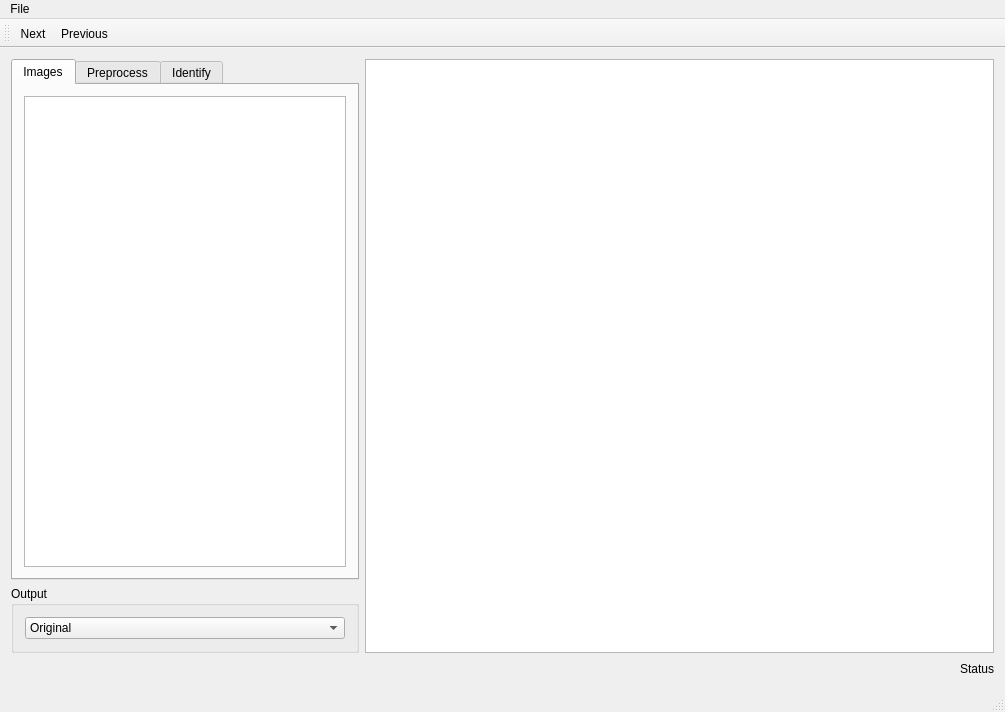
<?xml version="1.0" encoding="UTF-8"?>
<ui version="4.0">
 <class>MainWindow</class>
 <widget class="QMainWindow" name="MainWindow">
  <property name="geometry">
   <rect>
    <x>0</x>
    <y>0</y>
    <width>1005</width>
    <height>712</height>
   </rect>
  </property>
  <property name="windowTitle">
   <string>MainWindow</string>
  </property>
  <widget class="QWidget" name="centralWidget">
   <layout class="QGridLayout" name="gridLayout">
    <item row="0" column="1" rowspan="2">
     <widget class="QGraphicsView" name="graphics_view"/>
    </item>
    <item row="0" column="0">
     <widget class="QTabWidget" name="tabWidget">
      <property name="sizePolicy">
       <sizepolicy hsizetype="Preferred" vsizetype="Expanding">
        <horstretch>0</horstretch>
        <verstretch>0</verstretch>
       </sizepolicy>
      </property>
      <property name="currentIndex">
       <number>0</number>
      </property>
      <widget class="QWidget" name="tab_images">
       <attribute name="title">
        <string>Images</string>
       </attribute>
       <layout class="QVBoxLayout" name="verticalLayout_2">
        <item>
         <widget class="QListWidget" name="list_images"/>
        </item>
       </layout>
      </widget>
      <widget class="QWidget" name="tab_preprocess">
       <attribute name="title">
        <string>Preprocess</string>
       </attribute>
       <layout class="QVBoxLayout" name="verticalLayout">
        <item>
         <widget class="QGroupBox" name="groupBox">
          <property name="title">
           <string>Resize factor</string>
          </property>
          <layout class="QVBoxLayout" name="verticalLayout_3">
           <item>
            <widget class="QDoubleSpinBox" name="spin_resize">
             <property name="decimals">
              <number>3</number>
             </property>
             <property name="minimum">
              <double>0.001000000000000</double>
             </property>
             <property name="singleStep">
              <double>0.050000000000000</double>
             </property>
             <property name="value">
              <double>0.450000000000000</double>
             </property>
            </widget>
           </item>
          </layout>
         </widget>
        </item>
        <item>
         <widget class="QGroupBox" name="color_filter">
          <property name="sizePolicy">
           <sizepolicy hsizetype="Preferred" vsizetype="Preferred">
            <horstretch>0</horstretch>
            <verstretch>0</verstretch>
           </sizepolicy>
          </property>
          <property name="title">
           <string>Color filter</string>
          </property>
          <layout class="QGridLayout" name="gridLayout_2">
           <item row="0" column="0" colspan="2">
            <widget class="QComboBox" name="color_selector">
             <property name="sizePolicy">
              <sizepolicy hsizetype="Preferred" vsizetype="Fixed">
               <horstretch>0</horstretch>
               <verstretch>0</verstretch>
              </sizepolicy>
             </property>
            </widget>
           </item>
           <item row="1" column="0">
            <widget class="QPushButton" name="button_reload_color">
             <property name="text">
              <string>Reload</string>
             </property>
            </widget>
           </item>
           <item row="1" column="1">
            <widget class="QPushButton" name="button_save_color">
             <property name="text">
              <string>Save</string>
             </property>
            </widget>
           </item>
          </layout>
         </widget>
        </item>
        <item>
         <widget class="QGroupBox" name="hsv_filter">
          <property name="sizePolicy">
           <sizepolicy hsizetype="Preferred" vsizetype="Preferred">
            <horstretch>0</horstretch>
            <verstretch>0</verstretch>
           </sizepolicy>
          </property>
          <property name="title">
           <string>HSV filter</string>
          </property>
          <layout class="QFormLayout" name="formLayout">
           <item row="0" column="0">
            <widget class="QLabel" name="label_h">
             <property name="text">
              <string>H min</string>
             </property>
            </widget>
           </item>
           <item row="0" column="1">
            <layout class="QHBoxLayout" name="horizontalLayout">
             <property name="topMargin">
              <number>0</number>
             </property>
             <item>
              <widget class="QSlider" name="th">
               <property name="minimumSize">
                <size>
                 <width>200</width>
                 <height>0</height>
                </size>
               </property>
               <property name="maximum">
                <number>180</number>
               </property>
               <property name="orientation">
                <enum>Qt::Horizontal</enum>
               </property>
              </widget>
             </item>
             <item>
              <widget class="QSpinBox" name="spin_hue_min">
               <property name="maximum">
                <number>180</number>
               </property>
              </widget>
             </item>
            </layout>
           </item>
           <item row="2" column="1">
            <layout class="QHBoxLayout" name="horizontalLayout_2">
             <property name="topMargin">
              <number>0</number>
             </property>
             <property name="rightMargin">
              <number>0</number>
             </property>
             <item>
              <widget class="QSlider" name="tH">
               <property name="sizePolicy">
                <sizepolicy hsizetype="Expanding" vsizetype="Fixed">
                 <horstretch>0</horstretch>
                 <verstretch>0</verstretch>
                </sizepolicy>
               </property>
               <property name="minimumSize">
                <size>
                 <width>200</width>
                 <height>0</height>
                </size>
               </property>
               <property name="maximum">
                <number>180</number>
               </property>
               <property name="orientation">
                <enum>Qt::Horizontal</enum>
               </property>
              </widget>
             </item>
             <item>
              <widget class="QSpinBox" name="spin_hue_max">
               <property name="maximum">
                <number>180</number>
               </property>
              </widget>
             </item>
            </layout>
           </item>
           <item row="2" column="0">
            <widget class="QLabel" name="label_H">
             <property name="text">
              <string>H max</string>
             </property>
            </widget>
           </item>
           <item row="4" column="1">
            <layout class="QHBoxLayout" name="horizontalLayout_3">
             <item>
              <widget class="QSlider" name="ts">
               <property name="minimumSize">
                <size>
                 <width>200</width>
                 <height>0</height>
                </size>
               </property>
               <property name="maximum">
                <number>256</number>
               </property>
               <property name="orientation">
                <enum>Qt::Horizontal</enum>
               </property>
              </widget>
             </item>
             <item>
              <widget class="QSpinBox" name="spin_sat_min">
               <property name="maximum">
                <number>255</number>
               </property>
              </widget>
             </item>
            </layout>
           </item>
           <item row="4" column="0">
            <widget class="QLabel" name="label_s">
             <property name="text">
              <string>S min</string>
             </property>
            </widget>
           </item>
           <item row="5" column="1">
            <layout class="QHBoxLayout" name="horizontalLayout_4">
             <item>
              <widget class="QSlider" name="tS">
               <property name="minimumSize">
                <size>
                 <width>200</width>
                 <height>0</height>
                </size>
               </property>
               <property name="maximum">
                <number>256</number>
               </property>
               <property name="orientation">
                <enum>Qt::Horizontal</enum>
               </property>
              </widget>
             </item>
             <item>
              <widget class="QSpinBox" name="spin_sat_max">
               <property name="maximum">
                <number>255</number>
               </property>
              </widget>
             </item>
            </layout>
           </item>
           <item row="5" column="0">
            <widget class="QLabel" name="label_S">
             <property name="text">
              <string>S max</string>
             </property>
            </widget>
           </item>
           <item row="6" column="1">
            <layout class="QHBoxLayout" name="horizontalLayout_5">
             <item>
              <widget class="QSlider" name="tv">
               <property name="minimumSize">
                <size>
                 <width>200</width>
                 <height>0</height>
                </size>
               </property>
               <property name="maximum">
                <number>256</number>
               </property>
               <property name="orientation">
                <enum>Qt::Horizontal</enum>
               </property>
              </widget>
             </item>
             <item>
              <widget class="QSpinBox" name="spin_val_min">
               <property name="maximum">
                <number>255</number>
               </property>
              </widget>
             </item>
            </layout>
           </item>
           <item row="6" column="0">
            <widget class="QLabel" name="label_v">
             <property name="text">
              <string>V min</string>
             </property>
            </widget>
           </item>
           <item row="7" column="1">
            <layout class="QHBoxLayout" name="horizontalLayout_6">
             <item>
              <widget class="QSlider" name="tV">
               <property name="minimumSize">
                <size>
                 <width>200</width>
                 <height>0</height>
                </size>
               </property>
               <property name="maximum">
                <number>256</number>
               </property>
               <property name="orientation">
                <enum>Qt::Horizontal</enum>
               </property>
              </widget>
             </item>
             <item>
              <widget class="QSpinBox" name="spin_val_max">
               <property name="maximum">
                <number>255</number>
               </property>
              </widget>
             </item>
            </layout>
           </item>
           <item row="7" column="0">
            <widget class="QLabel" name="label_V">
             <property name="text">
              <string>V max</string>
             </property>
            </widget>
           </item>
          </layout>
         </widget>
        </item>
        <item>
         <spacer name="verticalSpacer">
          <property name="orientation">
           <enum>Qt::Vertical</enum>
          </property>
          <property name="sizeHint" stdset="0">
           <size>
            <width>0</width>
            <height>1000</height>
           </size>
          </property>
         </spacer>
        </item>
       </layout>
      </widget>
      <widget class="QWidget" name="tab_2">
       <attribute name="title">
        <string>Identify</string>
       </attribute>
      </widget>
     </widget>
    </item>
    <item row="1" column="0">
     <widget class="QGroupBox" name="groupBox_2">
      <property name="title">
       <string>Output</string>
      </property>
      <layout class="QVBoxLayout" name="verticalLayout_4">
       <item>
        <widget class="QComboBox" name="combo_output">
         <item>
          <property name="text">
           <string>Original</string>
          </property>
         </item>
         <item>
          <property name="text">
           <string>Preprocess</string>
          </property>
         </item>
         <item>
          <property name="text">
           <string>Identify</string>
          </property>
         </item>
        </widget>
       </item>
      </layout>
     </widget>
    </item>
    <item row="2" column="0" colspan="2">
     <layout class="QHBoxLayout" name="horizontalLayout_7">
      <item>
       <spacer name="horizontalSpacer">
        <property name="orientation">
         <enum>Qt::Horizontal</enum>
        </property>
        <property name="sizeHint" stdset="0">
         <size>
          <width>40</width>
          <height>20</height>
         </size>
        </property>
       </spacer>
      </item>
      <item>
       <widget class="QLabel" name="label_status">
        <property name="text">
         <string>Status</string>
        </property>
       </widget>
      </item>
     </layout>
    </item>
   </layout>
  </widget>
  <widget class="QMenuBar" name="menuBar">
   <property name="geometry">
    <rect>
     <x>0</x>
     <y>0</y>
     <width>1005</width>
     <height>19</height>
    </rect>
   </property>
   <widget class="QMenu" name="menuFile">
    <property name="title">
     <string>File</string>
    </property>
    <addaction name="action_open_image"/>
    <addaction name="action_next"/>
    <addaction name="action_previous"/>
   </widget>
   <addaction name="menuFile"/>
  </widget>
  <widget class="QToolBar" name="mainToolBar">
   <attribute name="toolBarArea">
    <enum>TopToolBarArea</enum>
   </attribute>
   <attribute name="toolBarBreak">
    <bool>false</bool>
   </attribute>
   <addaction name="action_next"/>
   <addaction name="action_previous"/>
  </widget>
  <widget class="QStatusBar" name="statusBar">
   <property name="enabled">
    <bool>true</bool>
   </property>
   <property name="sizeGripEnabled">
    <bool>true</bool>
   </property>
  </widget>
  <action name="action_open_image">
   <property name="text">
    <string>Open</string>
   </property>
  </action>
  <action name="action_next">
   <property name="text">
    <string>Next</string>
   </property>
   <property name="toolTip">
    <string>Next image</string>
   </property>
  </action>
  <action name="action_previous">
   <property name="text">
    <string>Previous</string>
   </property>
  </action>
 </widget>
 <layoutdefault spacing="6" margin="11"/>
 <resources/>
 <connections/>
</ui>
